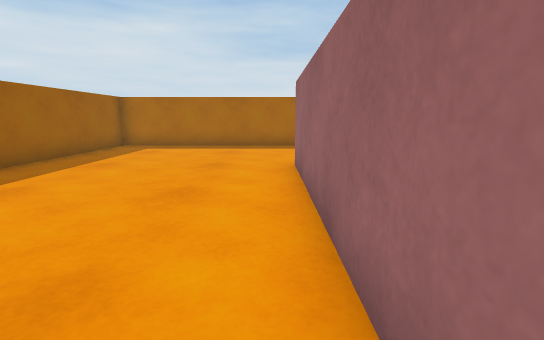
[1] (above)

14 first-person views from a walk through a 3-D level made in the Unity game engine. The camera is 0.58 m above the floor, tilts 10° down and sees 85° across. The floor is counted in squares, 0.5 m on a side. Each view is taken from the middle of a square. On the plan, view 1 faces up. The plan holds only what a view shows up to about 13 squares ahead; the rest is blank. The player character is not drawn.

[2]
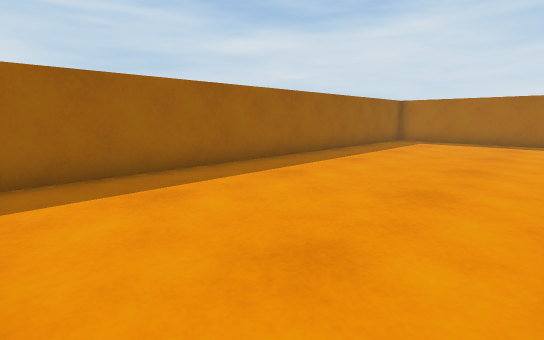

[3]
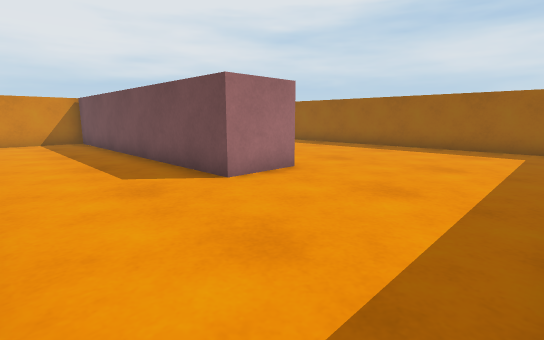

[4]
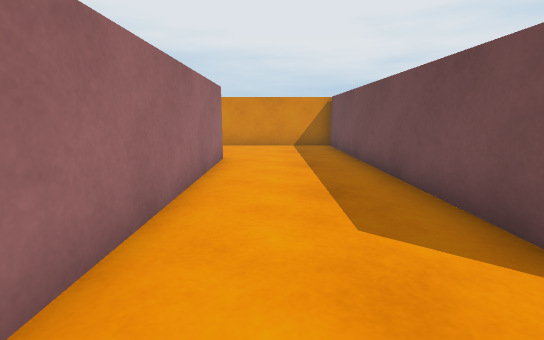

[5]
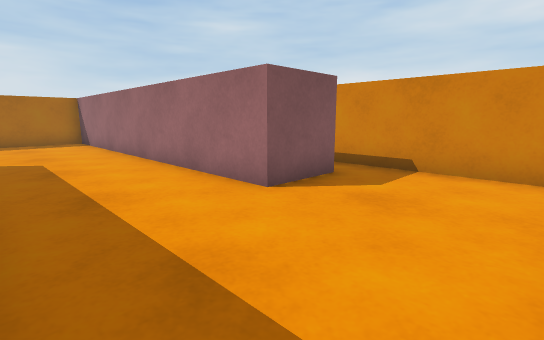

[6]
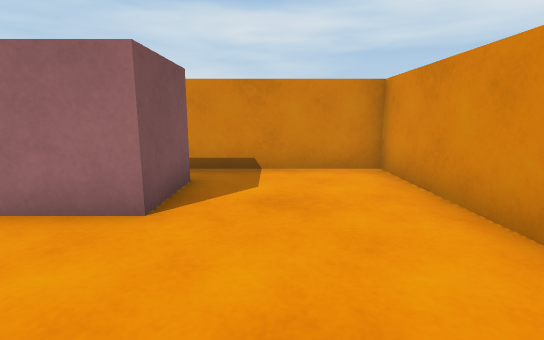

[7]
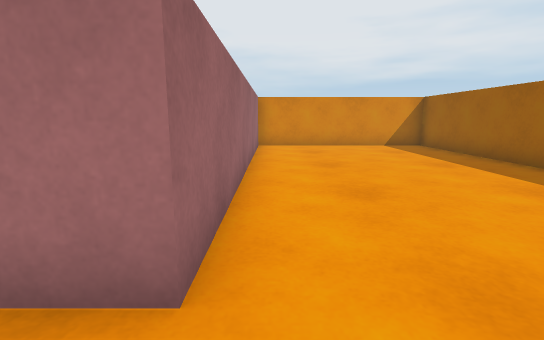

[8]
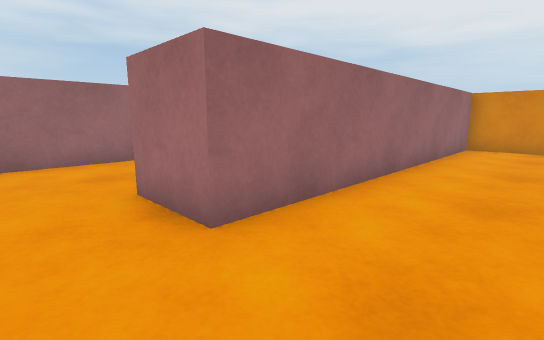

[9]
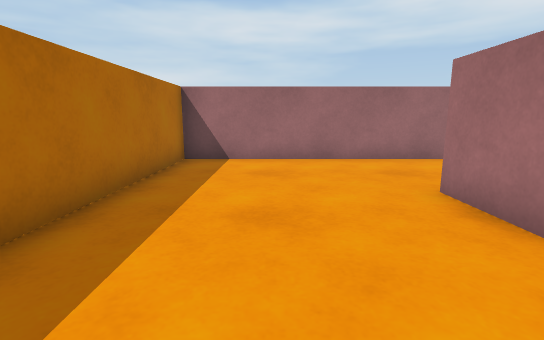

[10]
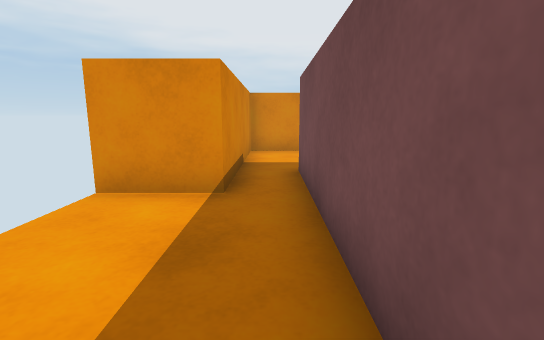

[11]
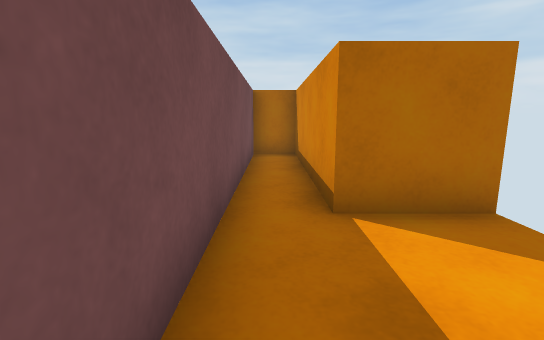

[12]
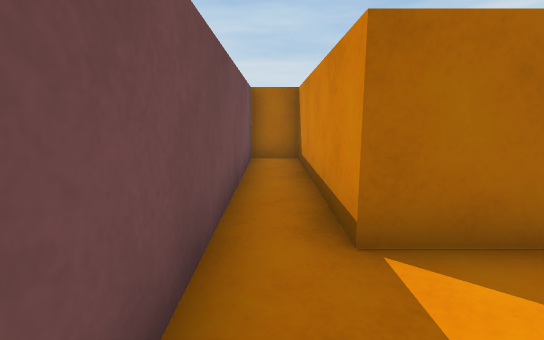

[13]
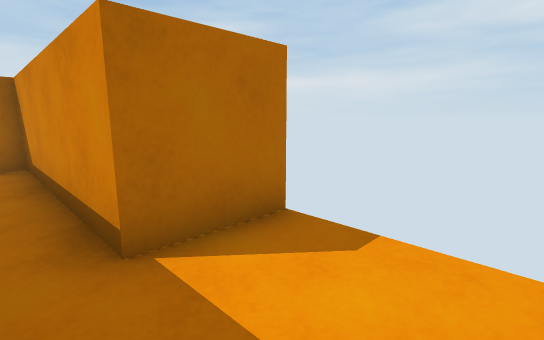

[14]
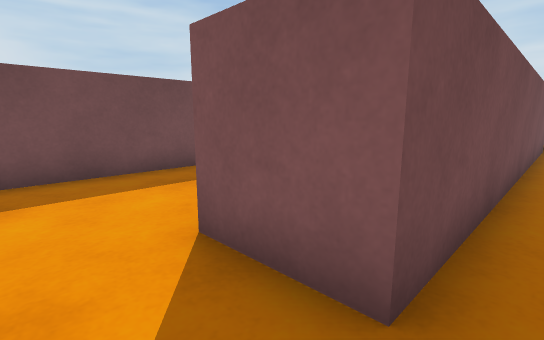

### Floor plan
Ten units are one square. View 1 is at (0, 0); x grows to the right and y downward. Boxes are objects, and circles mark ways between rooms. Rooms are numbered by the first view taken in them; rooms with no view inside come last. Other rooms are left out.
<svg viewBox="-67 -130 191 170">
<path fill="none" stroke="#000" d="M84 -25 84 -5 64 -5 64 -125 -62 -125 -62 35 6 35 6 -73 26 -73 26 35 98 35 98 -25M119 -65 98 -65 98 -125 84 -125 84 -25M98 -25 118 -25"/>
<circle cx="90" cy="-15" r="3" fill="#2a7"/>
<text x="0" y="-40">1</text>
<text x="100" y="-60">2</text>
</svg>
Room 1 opens to room 2.

Where each view was taken, in squares from view 1:
view 1: 0 up, 0 right, facing up
view 2: 3 down, 0 right, facing up-left
view 3: 12 up, 6 right, facing down-left
view 4: 9 up, 5 right, facing down
view 5: 3 down, 3 right, facing up-right
view 6: 1 down, 3 right, facing right
view 7: 9 up, 0 right, facing down
view 8: 9 up, 2 left, facing down-right
view 9: 10 up, 2 left, facing right
view 10: 7 up, 9 right, facing down
view 11: 3 up, 9 right, facing up
view 12: 4 up, 9 right, facing up
view 13: 4 up, 9 right, facing up-right
view 14: 1 down, 9 right, facing up-left
